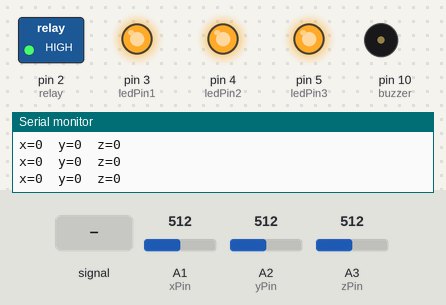
Simulated run of this sketch. Board: Arduino Uno, built with avr-gcc and run on an emulated ATmega328P. On the bench: switched loads named in the sketch (green lamp = pin HIGH), output pins drawn as LEDs (lit = HIGH), buzzer (waves = sounding, pin HIGH), the last lines printed to the serial monitor. Inputs (shaded band) come from the test bench; at power-on: A1 (xPin) = 512, A2 (yPin) = 512, A3 (zPin) = 512.

Above: at 1.2 s.
1.3 s: A3 (zPin) fed a 200 Hz sine of ±81 counts around its level
At 1.55 s:
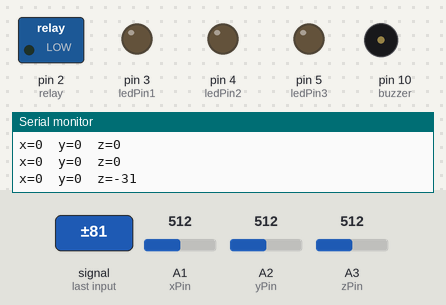
At 2.9 s:
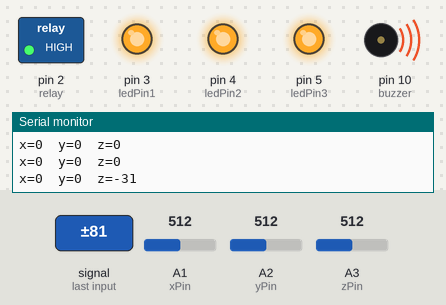
Timing chart, 0 to 10.3 s (numbered marks = the images above; inputs shaded):
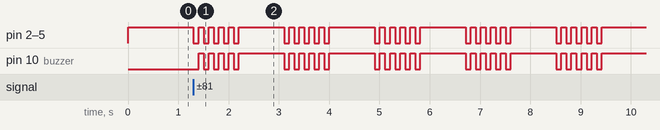

The sketch:

LumineSENSE.ino
```cpp
/* LumineSENSE: Structured Earthquake Notification for Safer Evacuation as an Earthquake Alert System
for Optimal Evacuation Time Based on NDRRMC Standard Procedure
A device equipped with an earthquake sensor, designed to facilitate a well-organized evacuation plan
when installed in multi-story buildings, with multiple LumineSENSE bulbs integrated into each room.
*/

#define xPin A1
#define yPin A2
#define zPin A3
#define ledPin1 3
#define ledPin2 4
#define ledPin3 5

const int samples = 10;
const int maxVal = 20;

int xSample = 0;
int ySample = 0;
int zSample = 0;

int relay = 2;
int buzzer = 10;
unsigned long startTime;
boolean movementDetected = false;

enum State {
  IDLE,
  FAST_BLINK,
  SLOW_BLINK,
  OFF
};

State currentState = IDLE;

void setup() {
  Serial.begin(115200);
  pinMode(relay, OUTPUT);
  pinMode(buzzer, OUTPUT);
  pinMode(ledPin1, OUTPUT);
  pinMode(ledPin2, OUTPUT);
  pinMode(ledPin3, OUTPUT);

  // init
  for (int i = 0; i < samples; i++) {
    xSample += analogRead(xPin);
    ySample += analogRead(yPin);
    zSample += analogRead(zPin);
  }

  xSample /= samples;
  ySample /= samples;
  zSample /= samples;

  digitalWrite(relay, HIGH); // relay && LEDs off
  digitalWrite(ledPin1, HIGH);
  digitalWrite(ledPin2, HIGH);
  digitalWrite(ledPin3, HIGH);
}

void loop() {
  unsigned long currentTime = millis(); // current time

  // read accelerometer values
  int xRaw = 0, yRaw = 0, zRaw = 0;

  for (int i = 0; i < samples; i++) {
    xRaw += analogRead(xPin);
    yRaw += analogRead(yPin);
    zRaw += analogRead(zPin);
  }

  xRaw /= samples;
  yRaw /= samples;
  zRaw /= samples;

  int xValue = xSample - xRaw;
  int yValue = ySample - yRaw;
  int zValue = zSample - zRaw;

  // print accelerometer values to smonitor
  Serial.print("x=");
  Serial.print(xValue);
  Serial.print("\ty=");
  Serial.print(yValue);
  Serial.print("\tz=");
  Serial.println(zValue);

  // movement check
  if (abs(xValue) > maxVal || abs(yValue) > maxVal || abs(zValue) > maxVal) {
    movementDetected = true;
    startTime = currentTime; // reset the start time when movement is detected
  } else {
    movementDetected = false;
  }

  // upd state based on movement detection
  if (movementDetected) {
    currentState = FAST_BLINK;
  } else if (currentState == FAST_BLINK && currentTime - startTime >= 10000) {
    currentState = SLOW_BLINK;
    startTime = currentTime;
  } else if (currentState == SLOW_BLINK && currentTime - startTime >= 20000) {
    currentState = OFF;
  } else if (currentState == OFF && currentTime - startTime >= 5000) {
    currentState = IDLE;
  }

  // execute state specific actions
  switch (currentState) {
    case FAST_BLINK:
      digitalWrite(relay, LOW);
      digitalWrite(buzzer, LOW);
      digitalWrite(ledPin1, LOW);
      digitalWrite(ledPin2, LOW);
      digitalWrite(ledPin3, LOW);
      delay(100);
      digitalWrite(relay, HIGH);
      digitalWrite(buzzer, HIGH);
      digitalWrite(ledPin1, HIGH);
      digitalWrite(ledPin2, HIGH);
      digitalWrite(ledPin3, HIGH);
      delay(100);
      digitalWrite(relay, LOW);
      digitalWrite(buzzer, LOW);
      digitalWrite(ledPin1, LOW);
      digitalWrite(ledPin2, LOW);
      digitalWrite(ledPin3, LOW);
      delay(100);
      digitalWrite(relay, HIGH);
      digitalWrite(buzzer, HIGH);
      digitalWrite(ledPin1, HIGH);
      digitalWrite(ledPin2, HIGH);
      digitalWrite(ledPin3, HIGH);
      delay(100);
      digitalWrite(relay, LOW);
      digitalWrite(buzzer, LOW);
      digitalWrite(ledPin1, LOW);
      digitalWrite(ledPin2, LOW);
      digitalWrite(ledPin3, LOW);
      delay(100);
      digitalWrite(relay, HIGH);
      digitalWrite(buzzer, HIGH);
      digitalWrite(ledPin1, HIGH);
      digitalWrite(ledPin2, HIGH);
      digitalWrite(ledPin3, HIGH);
      delay(100);
      digitalWrite(relay, LOW);
      digitalWrite(buzzer, LOW);
      digitalWrite(ledPin1, LOW);
      digitalWrite(ledPin2, LOW);
      digitalWrite(ledPin3, LOW);
      delay(100);
      digitalWrite(relay, HIGH);
      digitalWrite(buzzer, HIGH);
      digitalWrite(ledPin1, HIGH);
      digitalWrite(ledPin2, HIGH);
      digitalWrite(ledPin3, HIGH);
      delay(100);
      digitalWrite(relay, LOW);
      digitalWrite(buzzer, LOW);
      digitalWrite(ledPin1, LOW);
      digitalWrite(ledPin2, LOW);
      digitalWrite(ledPin3, LOW);
      delay(100);
      digitalWrite(relay, HIGH);
      digitalWrite(buzzer, HIGH);
      digitalWrite(ledPin1, HIGH);
      digitalWrite(ledPin2, HIGH);
      digitalWrite(ledPin3, HIGH);
      delay(900);

      break;
    case SLOW_BLINK:
      digitalWrite(relay, LOW);
      digitalWrite(buzzer, LOW);
      digitalWrite(ledPin1, LOW);
      digitalWrite(ledPin2, LOW);
      digitalWrite(ledPin3, LOW);
      delay(100);
      digitalWrite(ledPin1, HIGH);
      digitalWrite(ledPin2, HIGH);
      digitalWrite(ledPin3, HIGH);
      delay(100);
      digitalWrite(ledPin1, LOW);
      digitalWrite(ledPin2, LOW);
      digitalWrite(ledPin3, LOW);
      delay(100);
      digitalWrite(ledPin1, HIGH);
      digitalWrite(ledPin2, HIGH);
      digitalWrite(ledPin3, HIGH);
      delay(100);
      digitalWrite(ledPin1, LOW);
      digitalWrite(ledPin2, LOW);
      digitalWrite(ledPin3, LOW);
      delay(100);
      digitalWrite(ledPin1, HIGH);
      digitalWrite(ledPin2, HIGH);
      digitalWrite(ledPin3, HIGH);
      delay(100);
      digitalWrite(ledPin1, LOW);
      digitalWrite(ledPin2, LOW);
      digitalWrite(ledPin3, LOW);
      delay(100);
      digitalWrite(relay, HIGH);
      digitalWrite(buzzer, HIGH);
      digitalWrite(ledPin1, HIGH);
      digitalWrite(ledPin2, HIGH);
      digitalWrite(ledPin3, HIGH);
            delay(100);
      digitalWrite(ledPin1, LOW);
      digitalWrite(ledPin2, LOW);
      digitalWrite(ledPin3, LOW);
      delay(100);
      digitalWrite(ledPin1, HIGH);
      digitalWrite(ledPin2, HIGH);
      digitalWrite(ledPin3, HIGH);
      delay(100);
      digitalWrite(ledPin1, HIGH);
      digitalWrite(ledPin2, HIGH);
      digitalWrite(ledPin3, HIGH);
      delay(100);
      digitalWrite(ledPin1, LOW);
      digitalWrite(ledPin2, LOW);
      digitalWrite(ledPin3, LOW);
      delay(100);
      digitalWrite(ledPin1, HIGH);
      digitalWrite(ledPin2, HIGH);
      digitalWrite(ledPin3, HIGH);
      delay(100);
      digitalWrite(ledPin1, LOW);
      digitalWrite(ledPin2, LOW);
      digitalWrite(ledPin3, LOW);
      delay(100);

      break;
    case OFF:
      // relay && LEDs off
      digitalWrite(relay, HIGH);
      digitalWrite(buzzer, HIGH);
      digitalWrite(ledPin1, HIGH);
      digitalWrite(ledPin2, HIGH);
      digitalWrite(ledPin3, HIGH);
      break;
    case IDLE:
      // idle
      break;
  }
}
```

Measured:
- after the input at 1.3 s, pin 2 (relay), pin 3 (ledPin1), pin 4 (ledPin2), pin 5 (ledPin3): HIGH → LOW at once, then repeats every 1.8 s: 4 × (HIGH 0.10 s, LOW 0.10 s), HIGH 0.90 s, LOW 0.10 s; pin 10 (buzzer): LOW → HIGH after 0.10 s, then repeats every 1.8 s: 3 × (LOW 0.10 s, HIGH 0.10 s), LOW 0.10 s, HIGH 0.90 s, LOW 0.10 s, HIGH 0.10 s
